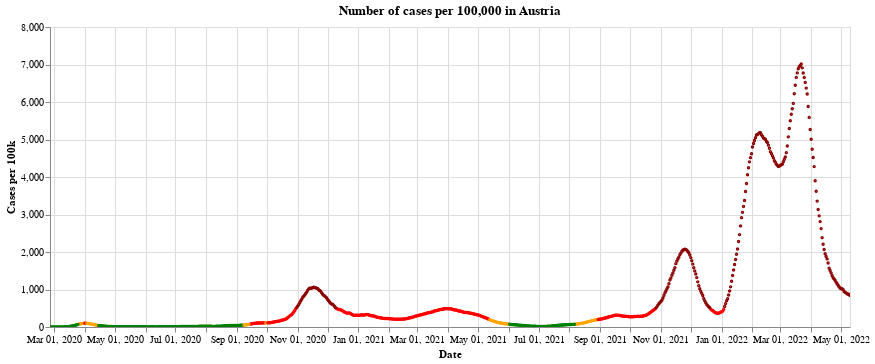

The notebook cell saved with this chart:
### Markdown cell above
Here is a historical plot of the 'traffic light colours' in Austria, as defined by the [European Centre for Disease Prevention and Control](https://www.ecdc.europa.eu/en/covid-19/situation-updates/weekly-maps-coordinated-restriction-free-movement). See also my other post about the traffic light system for countries in the UK [here](https://idjotherwise.github.io/nlp-otherwise/covid/2021/05/06/ecdc-trafficlight.html), where I show what the rules are for the different traffic lights.

Notice how long Austria was in the 'Red' (and 'Dark red') between September and May - almost 6 months!

### Code cell
#collapse


base = alt.Chart(full_data.query("BundeslandID==10")).mark_point(size=2).encode(
    x=alt.X("yearmonthdate(Time):T", axis=alt.Axis(title='Date')),
    y=alt.Y("TwoWeeklyCasesRate:Q",
            axis=alt.Axis(title='Cases per 100k')),
    tooltip=['Time:T','TwoWeeklyCasesRate:Q', 'Positivity:Q']
).properties(
    title='Number of cases per 100,000 in Austria', width=800
)

chart_to_show = alt.layer(
        base.encode(color=alt.condition((alt.datum.Positivity < 4) &
                                        (alt.datum.TwoWeeklyCasesRate >= 75) &
                                        (alt.datum.TwoWeeklyCasesRate < 200),
                                            alt.ColorValue('orange'),
                                            alt.ColorValue('red')
                                           ),
                    opacity=alt.condition((alt.datum.TwoWeeklyCasesRate >= 75) &
                                              (alt.datum.TwoWeeklyCasesRate < 500),
                                              alt.value(1),
                                              alt.value(0)
                                             )
                   ),
        base.encode(color=alt.value('darkred'),
                    opacity=alt.condition(alt.datum.TwoWeeklyCasesRate >= 500,
                                              alt.value(1),
                                              alt.value(0)
                                             )
                   ),
        base.encode(color=alt.condition((alt.datum.Positivity < 4) &
                                        (alt.datum.TwoWeeklyCasesRate < 50),
                                        alt.ColorValue('green'),
                                        alt.ColorValue('orange')
                                       ),
                    opacity=alt.condition((alt.datum.TwoWeeklyCasesRate < 75) &
                                          (alt.datum.Positivity >= 1),
                                          alt.value(1),
                                          alt.value(0)
                                         )
                   ),
        base.encode(color=alt.ColorValue('green'),
                opacity=alt.condition((alt.datum.TwoWeeklyCasesRate < 75) & (alt.datum.Positivity < 1),
                                      alt.value(1),
                                      alt.value(0)
                                     )
               )
    )

chart_to_show.interactive()

### Figure 1 — Vega-Lite specification as saved in the notebook (floating-point values rounded to 4 significant figures; data arrays with more than 128 entries replaced by an {"elided": "..."} marker saying what was removed)
{"config": {"view": {"continuousWidth": 400, "continuousHeight": 300}}, "layer": [{"mark": {"type": "point", "size": 2}, "encoding": {"color": {"condition": {"value": "orange", "test": "(((datum.Positivity < 4) && (datum.TwoWeeklyCasesRate >= 75)) && (datum.TwoWeeklyCasesRate < 200))"}, "value": "red"}, "opacity": {"condition": {"value": 1, "test": "((datum.TwoWeeklyCasesRate >= 75) && (datum.TwoWeeklyCasesRate < 500))"}, "value": 0}, "tooltip": [{"type": "temporal", "field": "Time"}, {"type": "quantitative", "field": "TwoWeeklyCasesRate"}, {"type": "quantitative", "field": "Positivity"}], "x": {"type": "temporal", "axis": {"title": "Date"}, "field": "Time", "timeUnit": "yearmonthdate"}, "y": {"type": "quantitative", "axis": {"title": "Cases per 100k"}, "field": "TwoWeeklyCasesRate"}}, "selection": {"selector001": {"type": "interval", "bind": "scales", "encodings": ["x", "y"]}}, "title": "Number of cases per 100,000 in Austria", "width": 800}, {"mark": {"type": "point", "size": 2}, "encoding": {"color": {"value": "darkred"}, "opacity": {"condition": {"value": 1, "test": "(datum.TwoWeeklyCasesRate >= 500)"}, "value": 0}, "tooltip": [{"type": "temporal", "field": "Time"}, {"type": "quantitative", "field": "TwoWeeklyCasesRate"}, {"type": "quantitative", "field": "Positivity"}], "x": {"type": "temporal", "axis": {"title": "Date"}, "field": "Time", "timeUnit": "yearmonthdate"}, "y": {"type": "quantitative", "axis": {"title": "Cases per 100k"}, "field": "TwoWeeklyCasesRate"}}, "title": "Number of cases per 100,000 in Austria", "width": 800}, {"mark": {"type": "point", "size": 2}, "encoding": {"color": {"condition": {"value": "green", "test": "((datum.Positivity < 4) && (datum.TwoWeeklyCasesRate < 50))"}, "value": "orange"}, "opacity": {"condition": {"value": 1, "test": "((datum.TwoWeeklyCasesRate < 75) && (datum.Positivity >= 1))"}, "value": 0}, "tooltip": [{"type": "temporal", "field": "Time"}, {"type": "quantitative", "field": "TwoWeeklyCasesRate"}, {"type": "quantitative", "field": "Positivity"}], "x": {"type": "temporal", "axis": {"title": "Date"}, "field": "Time", "timeUnit": "yearmonthdate"}, "y": {"type": "quantitative", "axis": {"title": "Cases per 100k"}, "field": "TwoWeeklyCasesRate"}}, "title": "Number of cases per 100,000 in Austria", "width": 800}, {"mark": {"type": "point", "size": 2}, "encoding": {"color": {"value": "green"}, "opacity": {"condition": {"value": 1, "test": "((datum.TwoWeeklyCasesRate < 75) && (datum.Positivity < 1))"}, "value": 0}, "tooltip": [{"type": "temporal", "field": "Time"}, {"type": "quantitative", "field": "TwoWeeklyCasesRate"}, {"type": "quantitative", "field": "Positivity"}], "x": {"type": "temporal", "axis": {"title": "Date"}, "field": "Time", "timeUnit": "yearmonthdate"}, "y": {"type": "quantitative", "axis": {"title": "Cases per 100k"}, "field": "TwoWeeklyCasesRate"}}, "title": "Number of cases per 100,000 in Austria", "width": 800}], "data": {"name": "data-6594025da18ea9c7c573a1419c7612f4"}, "$schema": "https://vega.github.io/schema/vega-lite/v4.8.1.json", "datasets": {"data-6594025da18ea9c7c573a1419c7612f4": {"elided": "805 records"}}}
